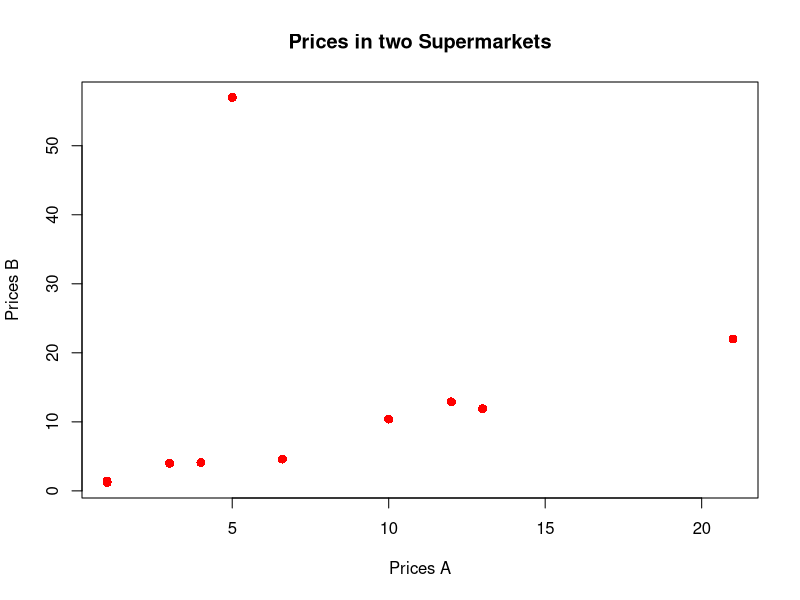
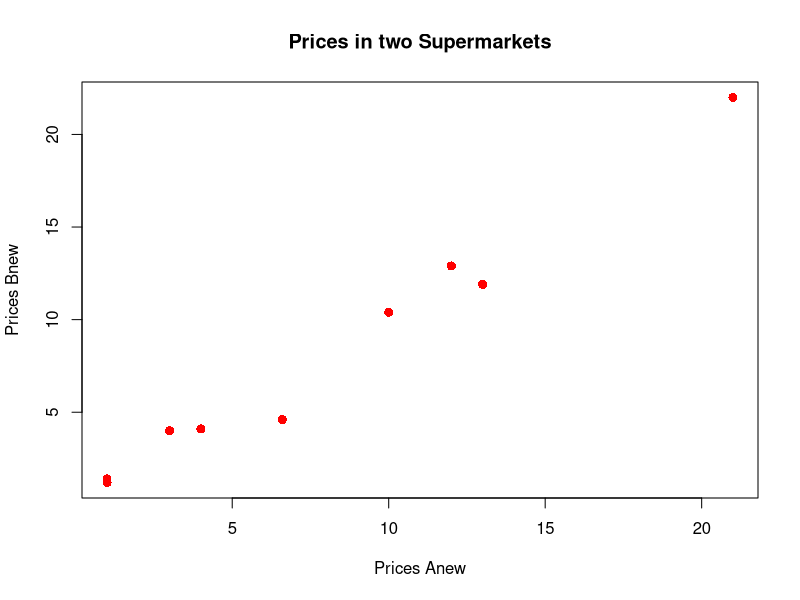

These figures' R source, in order:
#6 Correlation

#(a) Calculate the correlation of the prices in the two supermarkets. Interpret the correlation.

A=c(1,5,6.6,4,10,12,13,21,1,3)
B=c(1.2,57,4.6,4.1,10.4,12.9,11.9,22,1.4,4)

cor(A,B)



#(b) Construct a scatter plot for the data.

plot(A,B, pch=16, cex=1.2,col="red", main="Prices in two Supermarkets", xlab="Prices A",ylab="Prices B" )

#(c) Does the scatter plot confirm the result in a)?
  
  
  
#(d) Remove the outlier and perform the tasks a) - c) again!

Anew=c(1, 6.6, 4, 10, 12, 13, 21, 1, 3)
Bnew=c(1.2, 4.6, 4.1, 10.4, 12.9, 11.9, 22, 1.4, 4)
cor(Anew,Bnew)

plot(Anew,Bnew, pch=16, cex=1.2,col="red", main="Prices in two Supermarkets", xlab="Prices Anew",ylab="Prices Bnew" )